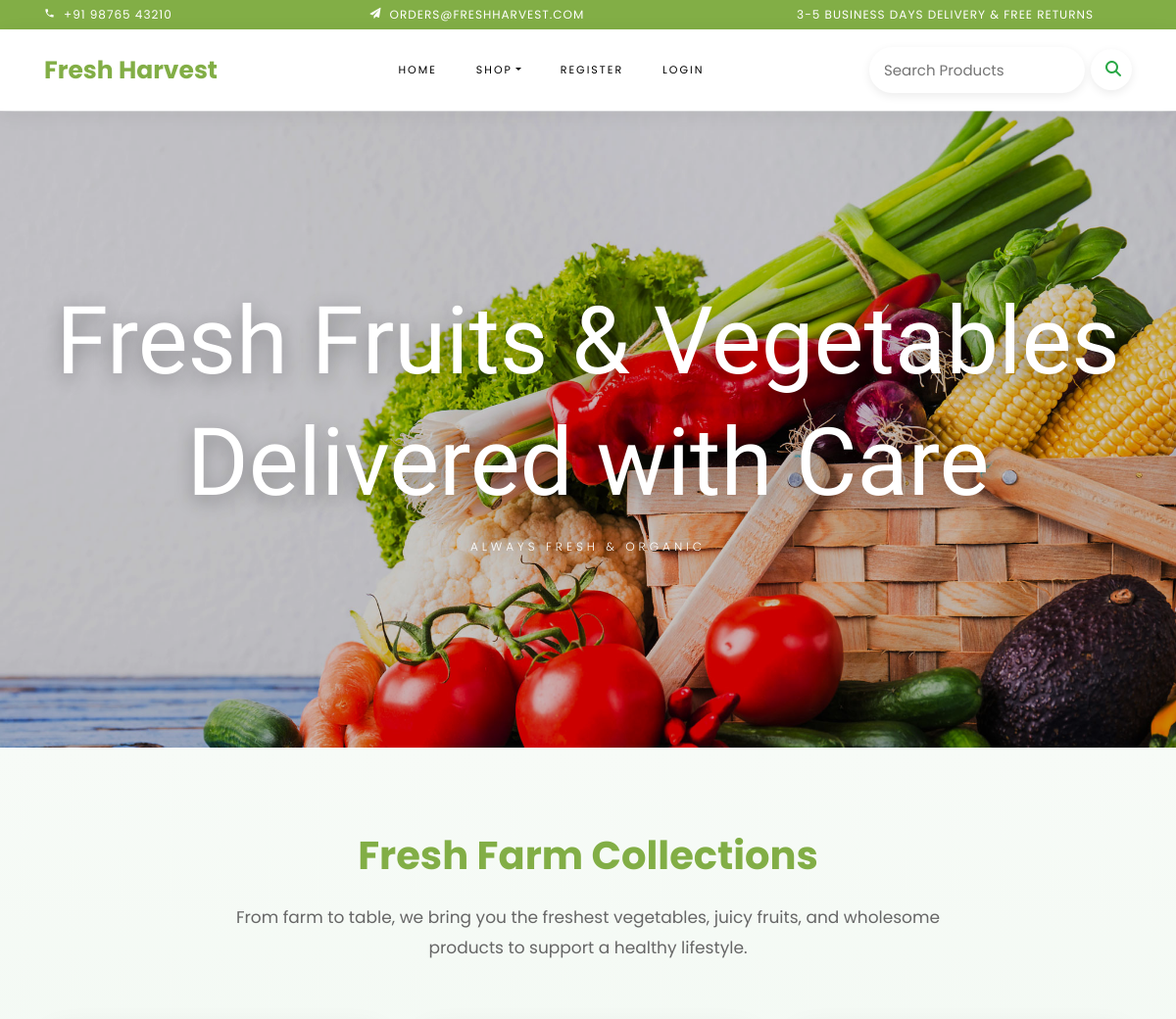
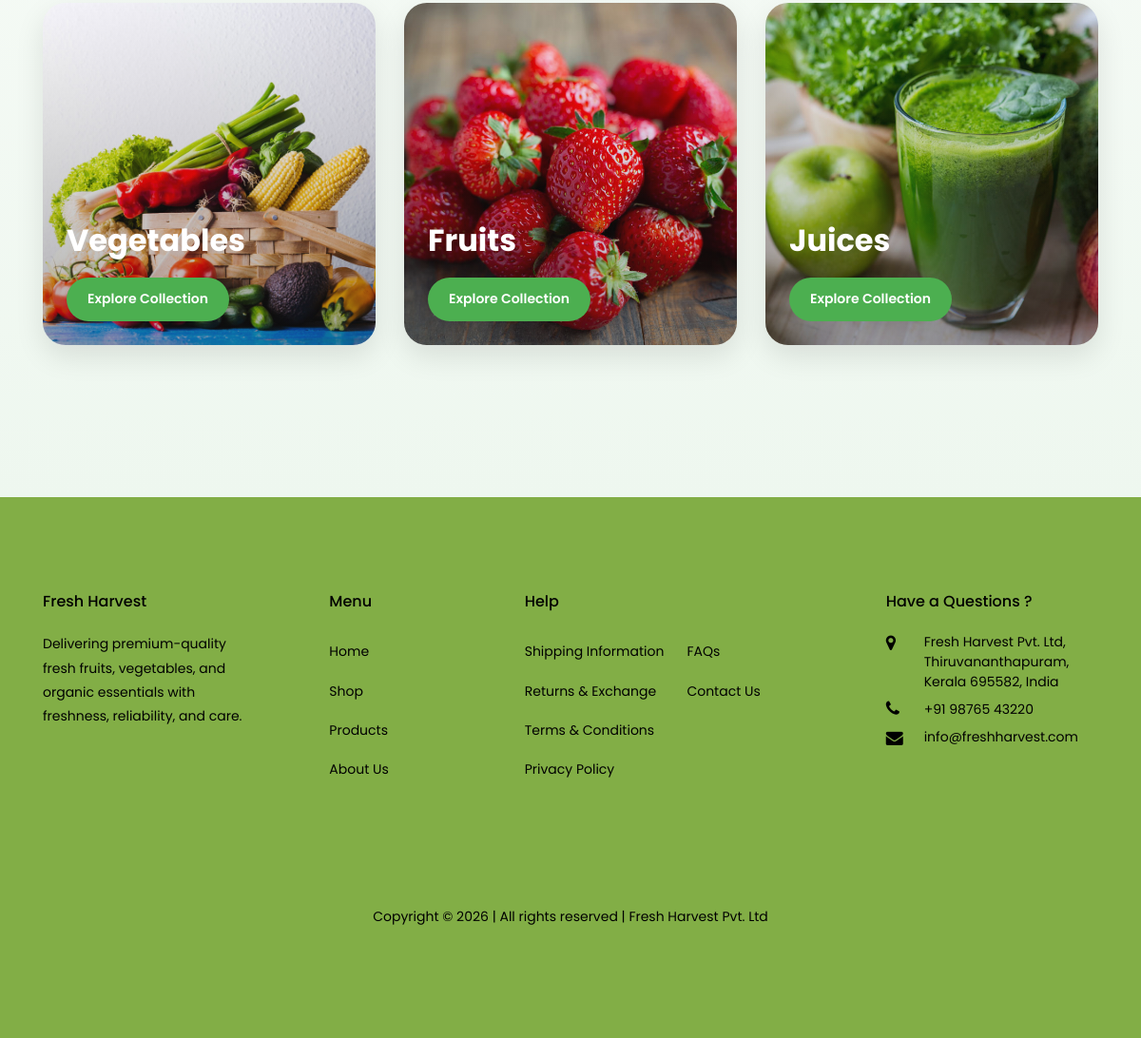
The page / on the database its author committed (2 pictures, top to bottom).
### shop/models.py (models this page shows, shortened)
class Category(models.Model):
    name= models.CharField(max_length=30)
    description= models.TextField()
    image= models.ImageField(upload_to="category")

### shop/views.py (the view)
# urls.py: path('', views.Categories.as_view(), name='categories'),
class Categories(View):
    def get(self, request):
        c=Category.objects.all()
        context={'categories': c}
        return render(request, 'categories.html', context)

### cart/context_processors.py (called while the page is built)
def cart_items(request):
    u=request.user
    total=0
    try:
        c=Cart.objects.filter(user=u)
        for i in c:
            total += i.quantity
    except:
        total=0
    return {'count' : total}

### shop/context_processors.py (called while the page is built)
def dropdown_menu(request):
    c=Category.objects.all()
    return {'dropdown': c}

### templates/categories.html (shortened to what this page needs)
{% extends 'base.html' %}
{% load static %}
{% block content %}
<div class="category-page">
<div class="container">
	<div class="section-heading">
    	<h2>Fresh Farm Collections</h2>
        <p>From farm to table, we bring you the freshest vegetables, juicy fruits, and wholesome products to support a healthy lifestyle.</p>
    </div>
	<div class="row">
	{% for i in categories %}
		<div class="col-lg-4 col-md-6 mb-4">
			<div class="category-card" style="background-image: url({{i.image.url}});">
				<div class="category-content">
					<h2><a href="{% url 'shop:products' i.id %}">{{i.name}}</a></h2>
					<a href="{% url 'shop:products' i.id %}" class="explore-btn">Explore Collection</a>
				</div>
			</div>
		</div>
	{% endfor %}
	</div>
</div>
</div>
{% endblock %}

### templates/base.html (style rules this page uses)
body { background-color: #f5f7f6; font-family: 'Poppins', sans-serif; }

### templates/categories.html (style rules this page uses)
.category-page { padding: 80px 0; background: linear-gradient(to bottom, #f7fbf7, #eef7ef); min-height: 100vh; }
.section-heading { text-align: center; margin-bottom: 60px; }
.section-heading h2 { font-size: 40px; font-weight: 700; color: #82ae46; margin-bottom: 18px; position: relative; display: inline-block; }
.section-heading p { max-width: 760px; margin: auto; color: #666; font-size: 17px; line-height: 1.8; }
.category-card { position: relative; height: 360px; border-radius: 24px; overflow: hidden; background-size: cover; background-position: center; transition: all 0.4s ease; box-shadow: 0 12px 30px rgba(0,0,0,0.10); }
.category-card::before { content: ""; position: absolute; inset: 0; background: linear-gradient( to top, rgba(34, 34, 34, 0.35), rgba(255, 255, 255, 0.02) ); }
.category-content { position: absolute; bottom: 25px; left: 25px; z-index: 2; }
.category-content h2 { margin-bottom: 15px; }
.category-content h2 a { color: white; font-size: 32px; font-weight: 700; text-decoration: none; }
.explore-btn { display: inline-block; padding: 10px 22px; border-radius: 40px; background: #4caf50; color: white; font-size: 14px; font-weight: 600; text-decoration: none; transition: 0.3s ease; }

### rows shown on the page
Category: image (picture), name "Vegetables"
Category: image (picture), name "Fruits"
Category: image (picture), name "Juices"
